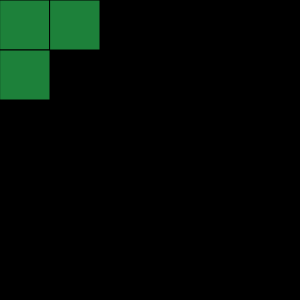
Frame 1 (no input)
Frame 60 (no input): identical to frame 1, image omitted
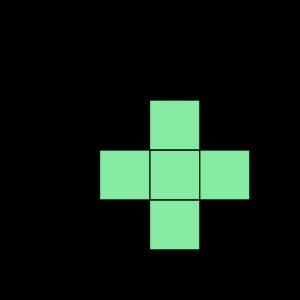
Frame 120 (the mouse pressed at the canvas centre since frame 60)

The p5.js sketch that drew these frames (run headless with seeded random() and noise() and a simulated clock; from frame 60 on, the mouse is pressed at the canvas centre):

// p5.js sketch
// ── sketch.js
// Puzzle Game Starter
// Adam Abouelela
// April 23, 2024

const SQUARE_SIZE = 50; const NUM_ROWS = 6; const NUM_COLS = 6;
let grid = [], squareMode = false, win = 0, n = 0;

function setup() {
  createCanvas(NUM_COLS * SQUARE_SIZE, NUM_ROWS * SQUARE_SIZE);
  for (let y = 0; y < NUM_ROWS; y++){
    grid.push([]);
    for (let x = 0; x < NUM_COLS; x++){
      grid[y].push(int(random(1))*255);
    }
  }
}

function draw() {
  background(220);
  
  if (win){noStroke();}
  drawGrid();
  if (!win){tileOverlay(int(constrain(mouseX/SQUARE_SIZE, 0, NUM_COLS-1)), int(constrain(mouseY/SQUARE_SIZE, 0, NUM_ROWS-1)));}
  
  if (win){animateWin();}
}

function drawGrid(){
  // Read data from 2D array (grid), and use the numbers there to set the color for squares which are arranged in a grid fashion.
  for (let y = 0; y < NUM_ROWS; y++){
    for(let x = 0; x < NUM_COLS; x++){
      fill(grid[y][x]);
      square(x*SQUARE_SIZE, y*SQUARE_SIZE, SQUARE_SIZE);
    }
  }
}

// Plays one of two short animations based on the way the board was filled.
function animateWin(){
  // If the filled board was white:
  if (grid[0][0] === 255){

    // The borders between the tiles is removed and replaced by fake ones that get shorter until they disappear.
    stroke(0);
    if (n <= width/2){
      for (let y = 0; y <= NUM_ROWS; y++){
        for(let x = 0; x <= NUM_COLS; x++){line(x*SQUARE_SIZE, 0+n, x*SQUARE_SIZE, height-n);}
        line(0+n, y*SQUARE_SIZE, width-n, y*SQUARE_SIZE);
      }
      n += 3;
    }
    // When the animation has played display 'YOU WIN!'.
    else{textWin();}
  }
  
  // If the filled board was black:
  else{
    // A white rectangle as wide as the screen spawns at the center and vertically grows until it fill the screen.
    // The 'YOU WIN!' text is always displayed but camoflauges with the black tiles to make it seem like it is being revealed.
    fill(255);
    rect(0, height/2-n/2, width, n);
    textWin();
    // The height of the rectangle grows exponentially.
    if (n <= height){n += 0.01*pow(n, 1.3)+1;}
  }
}

// Display 'YOU WIN!' in black on the center of the screen.
function textWin(){
  fill(0);
  textSize(SQUARE_SIZE*NUM_COLS/5);
  textAlign(CENTER, CENTER);
  text('YOU WIN!', width/2, height/2);
}

function flipTiles(x, y){
  if (grid[y][x] === 255){grid[y][x] = 0;}
  else{grid[y][x] = 255;}

  if (!keyIsDown(SHIFT)){
    if (y !== NUM_ROWS-1){
      if (grid[y+1][x] === 255){grid[y+1][x] = 0;}
      else{grid[y+1][x] = 255;}
    }

    if (x !== NUM_COLS-1){
      if (grid[y][x+1] === 255){grid[y][x+1] = 0;}
      else{grid[y][x+1] = 255;}
    }

    if (squareMode){
      if (x !== NUM_COLS-1 && y !== NUM_ROWS-1){
        if (grid[y+1][x+1] === 255){grid[y+1][x+1] = 0;}
        else{grid[y+1][x+1] = 255;}
      }
    }

    else{
      if (y !== 0){
        if (grid[y-1][x] === 255){grid[y-1][x] = 0;}
        else{grid[y-1][x] = 255;}
      }

      if (x !== 0){
        if (grid[y][x-1] === 255){grid[y][x-1] = 0;}
        else{grid[y][x-1] = 255;}
      }
    }
  }
}

function tileOverlay(x, y){
  fill(50, 220, 100, 150);

  square(x*SQUARE_SIZE, y*SQUARE_SIZE, SQUARE_SIZE);

  if (!keyIsDown(SHIFT)){
    if (y !== NUM_ROWS-1){square(x*SQUARE_SIZE, (y+1)*SQUARE_SIZE, SQUARE_SIZE);}
    if (x !== NUM_COLS-1){square((x+1)*SQUARE_SIZE, y*SQUARE_SIZE, SQUARE_SIZE);}

    if (squareMode){if (x !== NUM_COLS-1 && y !== NUM_ROWS-1){square((x+1)*SQUARE_SIZE, (y+1)*SQUARE_SIZE, SQUARE_SIZE);}}

    else{
      if (y !== 0){square(x*SQUARE_SIZE, (y-1)*SQUARE_SIZE, SQUARE_SIZE);}
      if (x !== 0){square((x-1)*SQUARE_SIZE, y*SQUARE_SIZE, SQUARE_SIZE);}
    }
  }
}

function checkWin(){
  let tile = grid[0][0];
  for (let y = 0; y < NUM_ROWS; y++){
    for(let x = 0; x < NUM_COLS; x++){
      if (tile !== grid[y][x]){
        return false;
      }
    }
  }
  return true;
}

function mousePressed(){
  if (mouseButton === LEFT && mouseX <= width && mouseY <= height && !win){
    flipTiles(int(constrain(mouseX/SQUARE_SIZE, 0, NUM_COLS-1)), int(constrain(mouseY/SQUARE_SIZE, 0, NUM_ROWS-1)));
    win = checkWin();
  }
}

function keyPressed(){
  if (key === ' '){
    if (squareMode){squareMode = false;}
    else{squareMode = true;}
  }
}
